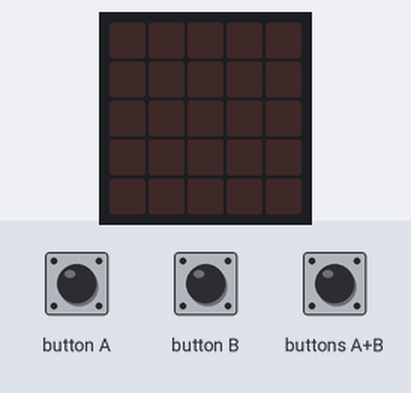
This program was run on a simulated BBC micro:bit (MakeCode). Shown: the board's 5×5 LED display. The inputs (shaded band) are chosen by the test bench.

Above: at 1.2 s.
1.3 s: button A pressed for 0.15 s
At 2.6 s:
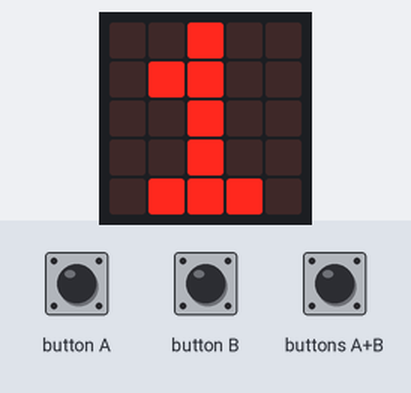
2.9 s: button A pressed for 0.15 s
At 4.0 s:
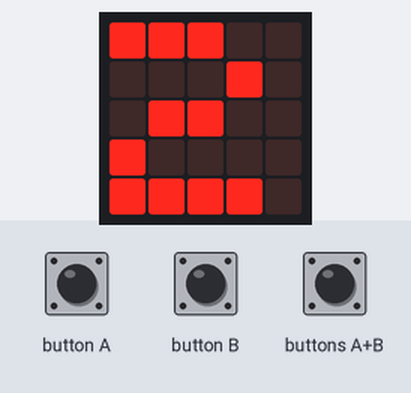
Timing chart, 0 to 5.9 s (numbered marks = the images above; inputs shaded):
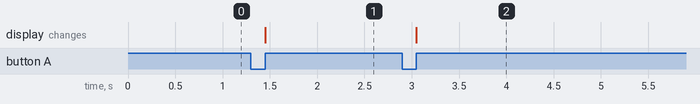

The program:

main.ts
```typescript
input.onButtonPressed(Button.A, function () {
    A = A + 1
    basic.showNumber(A)
})
input.onButtonPressed(Button.AB, function () {
    basic.showNumber(A + B)
    A = 0
    B = 0
})
input.onButtonPressed(Button.B, function () {
    B = B + 1
    basic.showNumber(B)
})
let B = 0
let A = 0
A = 0
B = 0
```

test.ts
```typescript
// 在此处测试；当此软件包作为插件使用时，将不会编译此软件包。
```

Measured:
- after the input at 1.3 s, the display: changes after 0.15 s (image 1)
- after the input at 2.9 s, the display: changes after 0.15 s (image 2)
